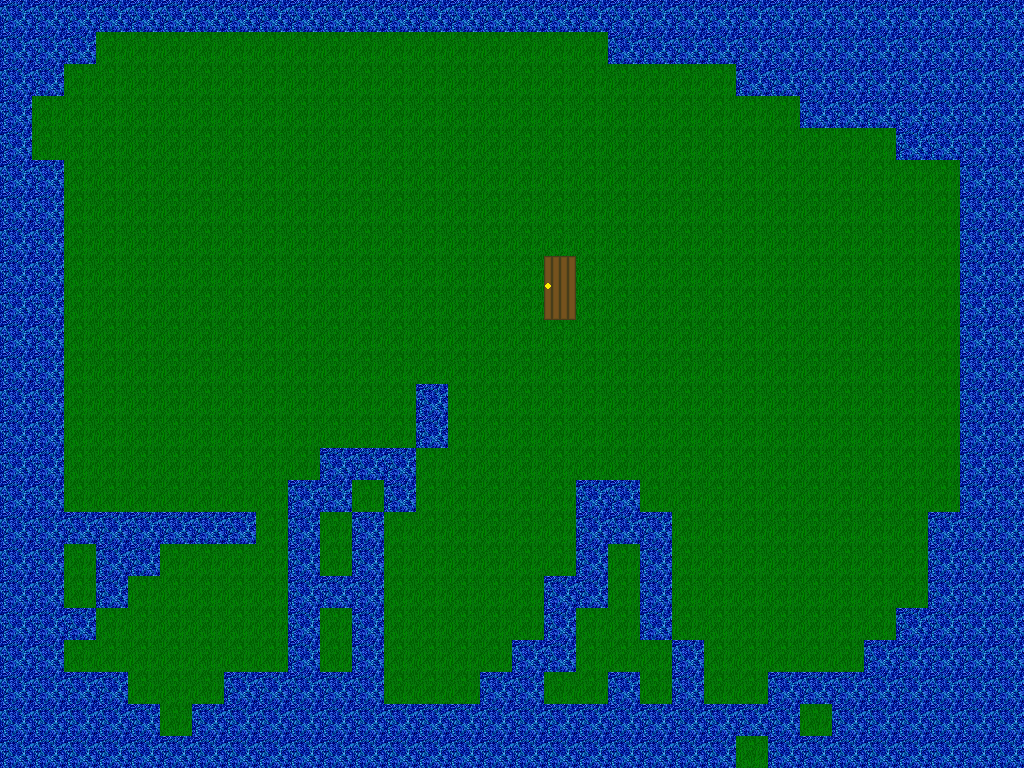

Tiled map render using the project's own tile images. Description and the map definition, with tile-layer contents summarised, below:
An orthogonal 32x24 tile map with 32x32 px tiles, 3 tile layers (background, object, overlay) and 1 object (event).

<map version="1.0" tiledversion="1.1.3" orientation="orthogonal" renderorder="right-down" width="32" height="24" tilewidth="32" tileheight="32" infinite="0" nextobjectid="3">
 <tileset firstgid="1" name="tileset" tilewidth="32" tileheight="32" tilecount="64" columns="8">
  <image source="tileset.png" width="256" height="256" />
  <tile id="32">
   <properties>
    <property name="collision" type="bool" value="false" />
    <property name="collisionType" value="WALL" />
    <property name="collisonPreset" value="FULL_SQUARE" />
    <property name="parameters" value="" />
   </properties>
   <animation>
    <frame tileid="32" duration="200" />
    <frame tileid="33" duration="200" />
   </animation>
  </tile>
 </tileset>
 <layer name="background" width="32" height="24">
  <data>[768 cells, 768 non-empty, 4 distinct tile ids]</data>
 </layer>
 <layer name="object" width="32" height="24">
  <data>[768 cells, 0 non-empty, 0 distinct tile ids]</data>
 </layer>
 <objectgroup name="collision">
  <object id="2" name="door" type="event" x="544" y="256" width="32" height="64">
   <properties>
    <property name="collision" type="bool" value="true" />
    <property name="collisionType" value="WALL" />
    <property name="eventID" type="int" value="2" />
    <property name="eventName" value="Teleport" />
    <property name="parameters" value="nowhere, 11, 17" />
    <property name="trigger" value="touch" />
   </properties>
  </object>
 </objectgroup>
 <layer name="overlay" width="32" height="24">
  <data>[768 cells, 0 non-empty, 0 distinct tile ids]</data>
 </layer>
</map>